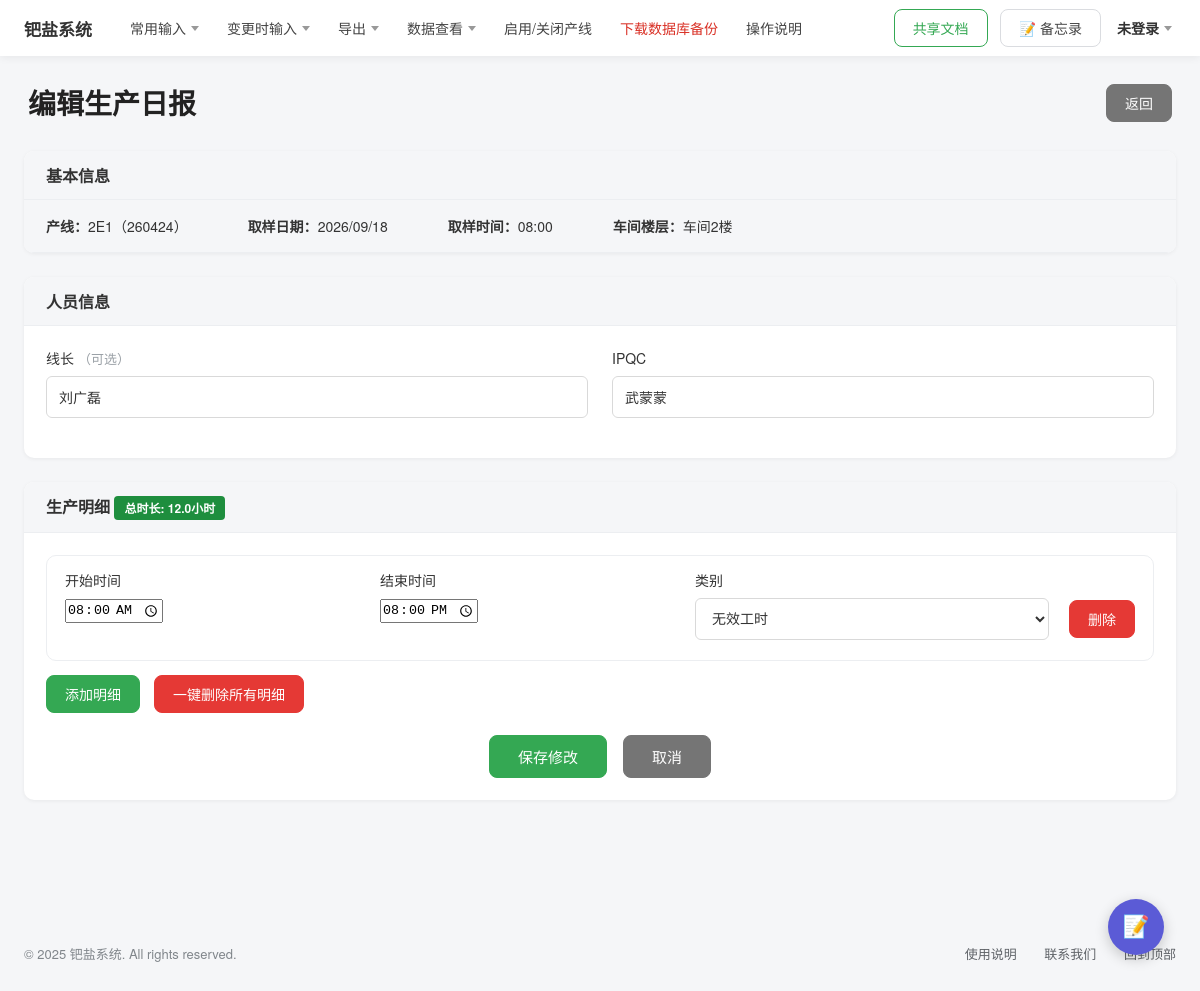
Screenshot of /reports/4/edit/ with the database file from the repository.
### palladium/models.py (models this page shows, shortened)
class DailyReport(models.Model):
    line = models.ForeignKey(
        ProductionLine, on_delete=models.CASCADE,
        related_name='daily_reports', verbose_name='产线',
    )
    sample_date = models.DateField('取样日期')
    sample_time = models.TimeField('取样时间', default=datetime.time(8, 0))
    line_leader = models.CharField('线长', max_length=50, blank=True, default='')
    ipqc = models.CharField('IPQC', max_length=50, blank=True, default='')
    created_by = models.ForeignKey(
        settings.AUTH_USER_MODEL, on_delete=models.SET_NULL,
        null=True, blank=True, related_name='daily_reports', verbose_name='输入人员',
    )
    created_at = models.DateTimeField('创建时间', auto_now_add=True)
    class Meta:
        ordering = ['-sample_date', 'line_id']
        verbose_name = '生产日报'
        verbose_name_plural = '生产日报'

class ProductionLine(models.Model):
    name = models.CharField('产线名称', max_length=50)
    line_no = models.CharField('产线编号', max_length=50, blank=True, default='')
    floor = models.CharField('车间楼层', max_length=20, blank=True, default='')
    plating_type = models.ForeignKey(
        PlatingType, on_delete=models.SET_NULL,
        null=True, blank=True, related_name='lines', verbose_name='镀种',
    )
    is_active = models.BooleanField('是否启用', default=True)
    sort_order = models.IntegerField('排序', default=0)
    created_by = models.ForeignKey(
        settings.AUTH_USER_MODEL, on_delete=models.SET_NULL,
        null=True, blank=True, related_name='production_lines', verbose_name='创建人',
    )
    created_at = models.DateTimeField('创建时间', auto_now_add=True)
    class Meta:
        ordering = ['sort_order', 'id']
        verbose_name = '产线'
        verbose_name_plural = '产线'

class ReportDetail(models.Model):
    report = models.ForeignKey(
        DailyReport, on_delete=models.CASCADE,
        related_name='details', verbose_name='日报',
    )
    start_time = models.TimeField('开始时间')
    end_time = models.TimeField('结束时间')
    category = models.CharField('类别', max_length=50)
    part_no = models.CharField('料号', max_length=50, blank=True, default='')
    quantity = models.CharField('数量', max_length=50, blank=True, default='')
    class Meta:
        ordering = ['start_time', 'id']
        verbose_name = '生产明细'
        verbose_name_plural = '生产明细'

### palladium/views.py (the view, shortened to what this page needs)
# urls.py: path('reports/<int:pk>/edit/', views.report_edit, name='report_edit'),
def report_edit(request, pk):
    report = get_object_or_404(
        DailyReport.objects.select_related('line'), pk=pk)
    total_minutes = sum(
        _duration_minutes(d.start_time, d.end_time) for d in report.details.all())
    context = {
        'page_title': '编辑生产日报',
        'report': report,
        'details': report.details.all(),
        'categories': DETAIL_CATEGORIES,
        'total_hours': f'{total_minutes / 60:.1f}',
    }
    return render(request, 'palladium/report_edit.html', context)

### palladium/views.py (called while the page is built)
def _duration_minutes(start, end):
    if not start or not end:
        return 0
    d = (end.hour * 60 + end.minute) - (start.hour * 60 + start.minute)
    if d < 0:
        d += 1440
    return d

### templates/palladium/report_edit.html (shortened to what this page needs)
{% extends 'base.html' %}
{% load static %}
{% block extra_css %}
<link rel="stylesheet" href="{% static 'css/page-form.css' %}">
{% endblock %}
{% block page_body %}
<div class="edit-header">
    <h1>编辑生产日报</h1>
    <a class="btn btn-gray" href="{% url 'palladium:report_list' %}">返回</a>
</div>
<main class="content form-page">
    <form method="post" id="reportForm" novalidate>
        <section class="form-card">
            <div class="form-card-header"><h2>基本信息</h2></div>
            <div class="basic-info-row">
                <span><strong>产线：</strong>{{ report.line.name }}{% if report.line.line_no %}（{{ report.line.line_no }}）{% endif %}</span>
                <span><strong>取样日期：</strong>{{ report.sample_date|date:'Y/m/d' }}</span>
                <span><strong>取样时间：</strong>{{ report.sample_time|date:'H:i' }}</span>
                <span><strong>车间楼层：</strong>{{ report.line.floor|default:'—' }}</span>
            </div>
        </section>
        <section class="form-card">
            <div class="form-card-header"><h2>人员信息</h2></div>
            <div class="form-card-body">
                <div class="field-row cols-2">
                    <div class="form-item">
                        <label>线长 <span class="optional">（可选）</span></label>
                        <input type="text" name="line_leader" value="{{ report.line_leader }}" placeholder="待填写" maxlength="50">
                    </div>
                    <div class="form-item">
                        <label>IPQC</label>
                        <input type="text" name="ipqc" value="{{ report.ipqc }}" placeholder="待填写" maxlength="50">
                    </div>
                </div>
            </div>
        </section>
        <section class="form-card">
            <div class="form-card-header">
                <h2>生产明细 <span class="count-badge cb-green" id="total-badge">总时长: {{ total_hours }}小时</span></h2>
            </div>
            <div class="form-card-body">
                <div id="detail-list">
                    {% for d in details %}
                    <div class="detail-edit-card">
                        <div class="detail-grid">
                            <div class="form-item">
                                <label>开始时间</label>
                                <input type="time" name="d_start" value="{{ d.start_time|date:'H:i' }}">
                            </div>
                            <div class="form-item">
                                <label>结束时间</label>
                                <input type="time" name="d_end" value="{{ d.end_time|date:'H:i' }}">
                            </div>
                            <div class="form-item">
                                <label>类别</label>
                                <select name="d_cat">
                                    {% for c in categories %}
                                    <option value="{{ c }}" {% if d.category == c %}selected{% endif %}>{{ c }}</option>
                                    {% endfor %}
                                </select>
                            </div>
                            <button type="button" class="btn btn-red btn-delete-detail">删除</button>
                        </div>
                    </div>
                    {% endfor %}
                </div>
                <div class="edit-config-actions">
                    <button type="button" class="btn btn-green" id="btn-add-detail">添加明细</button>
                    <button type="button" class="btn btn-red" id="btn-clear-detail">一键删除所有明细</button>
                </div>
                <div class="center-actions" style="margin:22px 0 0;">
                    <button type="submit" class="btn btn-green btn-lg">保存修改</button>
                    <a href="{% url 'palladium:report_list' %}" class="btn btn-gray btn-lg">取消</a>
                </div>
            </div>
        </section>
    </form>
</main>
{% endblock %}

### static/css/base.css (style rules this page uses)
* { margin: 0; padding: 0; box-sizing: border-box; }
body { font-family: "Microsoft YaHei", "PingFang SC", "Helvetica Neue", Arial, sans-serif; font-size: 14px; color: #333; background: #f5f6f8; }
a { text-decoration: none; color: inherit; }
.btn { display: inline-flex; align-items: center; justify-content: center; padding: 8px 18px; border: 1px solid #dadce0; border-radius: 8px; background: #fff; font-size: 14px; cursor: pointer; transition: all 0.15s; }
.content { max-width: 1500px; margin: 0 auto; padding: 32px 24px 60px; }

### static/css/page-form.css (style rules this page uses)
.form-page { padding-top: 24px; max-width: 1500px; margin: 0 auto; }
.form-card { background: #fff; border-radius: 10px; box-shadow: 0 1px 4px rgba(0, 0, 0, 0.06); margin-bottom: 24px; overflow: hidden; }
.form-card-header { display: flex; align-items: center; justify-content: space-between; background: #f5f6f8; border-bottom: 1px solid #eceef1; padding: 12px 22px; }
.form-card-header h2 { font-size: 16px; font-weight: 600; color: #333; }
.form-card-body { padding: 22px; }
.field-row { display: grid; gap: 24px; }
.field-row.cols-2 { grid-template-columns: repeat(2, 1fr); }
.form-item { margin-bottom: 18px; }
.form-item label { display: block; margin-bottom: 8px; font-weight: 500; color: #333; }
.form-item input[type="text"], .form-item input[type="date"], .form-item select { width: 100%; height: 42px; padding: 0 12px; border: 1px solid #d9d9d9; border-radius: 6px; font-size: 14px; outline: none; background: #fff; transition: border-color 0.15s, box-shadow 0.15s; color: #333; }
.form-item input::placeholder { color: #b0b4b8; }
.btn-green { background: #34a853; border-color: #34a853; color: #fff; }
.btn-gray { background: #757575; border-color: #757575; color: #fff; }
.btn-red { background: #e53935; border-color: #e53935; color: #fff; }
.btn-lg { padding: 10px 28px; font-size: 15px; }
.optional { color: #9aa0a6; font-weight: 400; font-size: 13px; }
.edit-header { display: flex; align-items: center; justify-content: space-between; padding: 26px 28px 4px; }
.edit-header h1 { font-size: 28px; font-weight: 700; color: #222; }
.edit-config-actions { display: flex; gap: 14px; margin-top: 6px; }
.center-actions { display: flex; justify-content: center; gap: 16px; margin: 30px 0 10px; }
.count-badge { display: inline-block; font-size: 12px; padding: 3px 10px; border-radius: 4px; color: #fff; white-space: nowrap; }
.cb-green { background: #1e8e3e; }
.basic-info-row { display: flex; gap: 60px; padding: 16px 22px; background: #f5f6f8; font-size: 14px; color: #333; border-bottom: 1px solid #eceef1; }
.detail-edit-card { background: #fff; border: 1px solid #eceef1; border-radius: 10px; padding: 14px 18px 2px; margin-bottom: 14px; }
.detail-grid { display: grid; grid-template-columns: 1fr 1fr 1.2fr auto; gap: 20px; align-items: start; }
.detail-grid .btn-delete-detail { margin-top: 30px; }

### rows the page displays
DailyReport: line.name "2E1", line.line_no "260424", sample_date "2026/09/18", sample_time "08:00", line.floor "车间2楼", line_leader "刘广磊", ipqc "武蒙蒙"
ReportDetail: d_start "08:00", d_end "20:00", d_cat "无效工时"

### other values shown
{{ total_hours }} "12.0"
